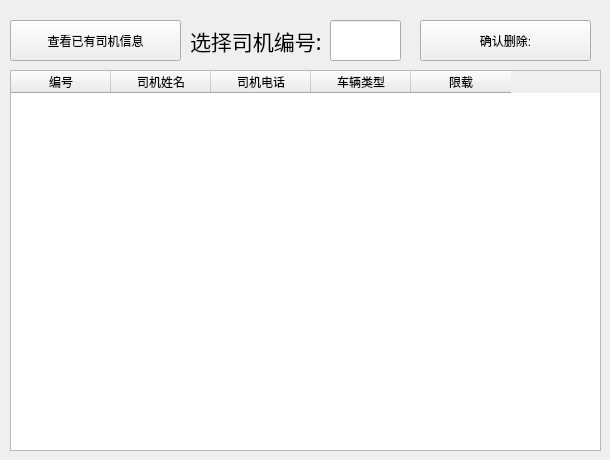
      <widget class="QWidget" name="tab_15">
       <attribute name="title">
        <string>删除信息</string>
       </attribute>
       <widget class="QPushButton" name="pushButton_5">
        <property name="geometry">
         <rect>
          <x>420</x>
          <y>20</y>
          <width>171</width>
          <height>41</height>
         </rect>
        </property>
        <property name="text">
         <string>确认删除:</string>
        </property>
        <property name="icon">
         <iconset resource="../image/image.qrc">
          <normaloff>:/icon/icon/删除.png</normaloff>:/icon/icon/删除.png</iconset>
        </property>
        <property name="iconSize">
         <size>
          <width>36</width>
          <height>36</height>
         </size>
        </property>
       </widget>
       <widget class="QLabel" name="label_16">
        <property name="geometry">
         <rect>
          <x>190</x>
          <y>20</y>
          <width>131</width>
          <height>41</height>
         </rect>
        </property>
        <property name="font">
         <font>
          <family>微软雅黑</family>
          <pointsize>16</pointsize>
         </font>
        </property>
        <property name="text">
         <string>选择司机编号:</string>
        </property>
        <property name="margin">
         <number>0</number>
        </property>
       </widget>
       <widget class="QLineEdit" name="lineEdit_16">
        <property name="geometry">
         <rect>
          <x>330</x>
          <y>20</y>
          <width>71</width>
          <height>41</height>
         </rect>
        </property>
       </widget>
       <widget class="QTableWidget" name="tableWidget_11">
        <property name="geometry">
         <rect>
          <x>10</x>
          <y>70</y>
          <width>591</width>
          <height>381</height>
         </rect>
        </property>
        <attribute name="verticalHeaderVisible">
         <bool>false</bool>
        </attribute>
        <column>
         <property name="text">
          <string>编号</string>
         </property>
        </column>
        <column>
         <property name="text">
          <string>司机姓名</string>
         </property>
        </column>
        <column>
         <property name="text">
          <string>司机电话</string>
         </property>
        </column>
        <column>
         <property name="text">
          <string>车辆类型</string>
         </property>
        </column>
        <column>
         <property name="text">
          <string>限载</string>
         </property>
        </column>
       </widget>
       <widget class="QPushButton" name="serchbutton_7">
        <property name="geometry">
         <rect>
          <x>10</x>
          <y>20</y>
          <width>171</width>
          <height>41</height>
         </rect>
        </property>
        <property name="text">
         <string>查看已有司机信息</string>
        </property>
        <property name="icon">
         <iconset resource="../image/image.qrc">
          <normaloff>:/icon/icon/搜索.png</normaloff>:/icon/icon/搜索.png</iconset>
        </property>
        <property name="iconSize">
         <size>
          <width>24</width>
          <height>24</height>
         </size>
        </property>
       </widget>
       <zorder>pushButton_5</zorder>
       <zorder>label_16</zorder>
       <zorder>lineEdit_16</zorder>
       <zorder>serchbutton_7</zorder>
       <zorder>tableWidget_11</zorder>
      </widget>
